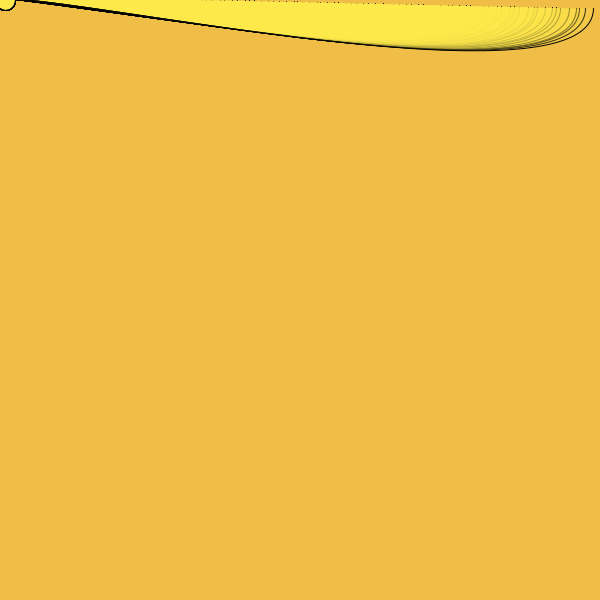
Frame 1 (no input)
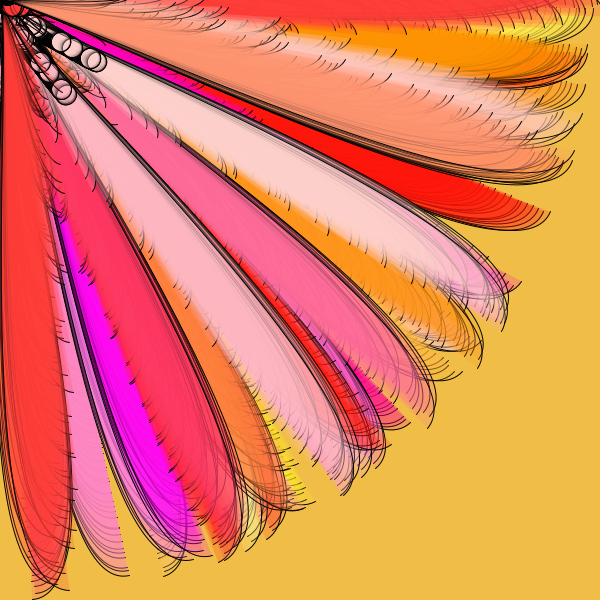
Frame 60 (the mouse pressed at the canvas centre just before this capture)
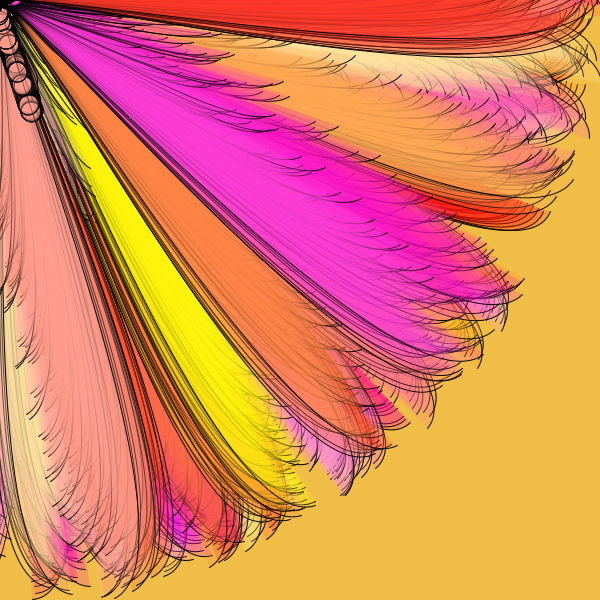
Frame 120 (the mouse held since frame 60 and released just before this capture)

The Processing sketch that drew these frames (run headless with seeded random() and noise(); from frame 60 on, the mouse is pressed at the canvas centre):

// Processing sketch: processing_141249
// ── processing_141249.pde



float x=0.; 
float y=0.; 
float z=0.; 
float r=5;
float a=0;
float b=0;
float c=0.; 

int num = 100;  

float[] pos = new float[num]; 
float[] fast = new float[num];
float[] wiggle = new float[num];

void setup() {
  size(600, 600);
  background(240,190,70);  
  frameRate(10);
  for (int i = 0; i<num; i++) {
    pos[i]=(i*width/num+((width/num)/2)); 
  }
  for (int i = 0; i<num; i++) {
    fast[i]=random(0.5, 1.); 
  }
  for (int i = 0; i<num; i++) {
    wiggle[i]=random(2); 
  }
}

void draw() {
  rotate(random(TWO_PI));
  fill(255,random(255),random(255),50); 

  for (int i = 0; i<num; i++) {
    light(pos[i], (y*fast[i])%width, wiggle[i]);
  }

  z++;
  y++;
}

void light(float x, float y, float c) {
  flake(map(noise(z+c), 0., 1., x-r, x+r), y);
}

void flake(float x, float y) {
  stroke(1);
  curve(x, y,y+r,x-r,a,b,TWO_PI,HALF_PI); 
  curve(y, x, x+r, y-r, b, a, PI, TWO_PI);
ellipseMode(CENTER);
int steps = 10;
for (int p = 0; p <= steps; p++) {
  float t = p / float(steps);
  float m = curvePoint(x, y, x+r, y-r, t);
  float n = curvePoint(a, b, a+r, b-r, t);
  ellipse(m, n, 20, 20);
  x = curvePoint(x, x+r, y, y-r, t);
  y = curvePoint(x, a+r, b, b-r, t);
  ellipse(m, n, 20, 20);
}
  a=map(sin(x/2), -1., 1., TWO_PI*0.2, HALF_PI);
  b=map(sin(y/2), -1., 1., TWO_PI*0.7, TWO_PI);
}
